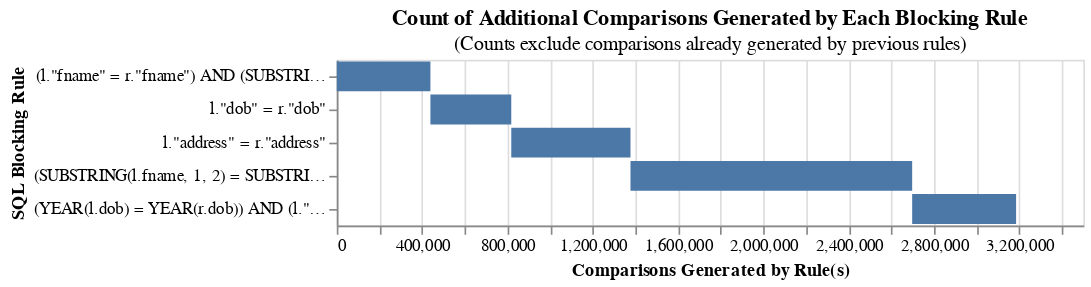

Notebook code cell kept with this figure:
### Markdown cell above
# Basic blocking

### Code cell
brs = [
    block_on("fname", "substring(sname, 1, 2)"),
    block_on("dob"),
    block_on("address", arrays_to_explode=["address"]),
    block_on("substr(fname, 1, 2)", "year(dob)"),
    block_on("year(dob)", "sname"),
]

cumulative_comparisons_to_be_scored_from_blocking_rules_chart(
    table_or_tables=[df_l, df_r],
    blocking_rules=brs,
    link_type='link_only',
    db_api=db_api,
)

### Figure 1 — Vega-Lite specification as saved in the notebook (floating-point values rounded to 4 significant figures)
{"config": {"view": {"continuousWidth": 300, "continuousHeight": 300}}, "data": {"name": "data-fd7567910ab4cf29b751c83694d9626e"}, "mark": "bar", "encoding": {"order": {"field": "cumulative_rows"}, "tooltip": [{"field": "blocking_rule", "title": "SQL Condition", "type": "nominal"}, {"field": "row_count", "format": ",", "title": "Comparisons Generated", "type": "quantitative"}, {"field": "cumulative_rows", "format": ",", "title": "Cumulative Comparisons", "type": "quantitative"}, {"field": "cartesian", "format": ",", "title": "Total comparisons in Cartesian product", "type": "quantitative"}], "x": {"field": "start", "title": "Comparisons Generated by Rule(s)", "type": "quantitative"}, "x2": {"field": "cumulative_rows"}, "y": {"field": "blocking_rule", "sort": ["-x2"], "title": "SQL Blocking Rule"}}, "height": {"step": 20}, "title": {"text": "Count of Additional Comparisons Generated by Each Blocking Rule", "subtitle": "(Counts exclude comparisons already generated by previous rules)"}, "width": 450, "$schema": "https://vega.github.io/schema/vega-lite/v5.9.3.json", "datasets": {"data-fd7567910ab4cf29b751c83694d9626e": [{"blocking_rule": "(l.\"fname\" = r.\"fname\") AND (SUBSTRING(l.sname, 1, 2) = SUBSTRING(r.sname, 1, 2))", "row_count": 439064, "cumulative_rows": 439064, "cartesian": 8593290000, "match_key": "0", "start": 0}, {"blocking_rule": "l.\"dob\" = r.\"dob\"", "row_count": 378994, "cumulative_rows": 818058, "cartesian": 8593290000, "match_key": "1", "start": 439064}, {"blocking_rule": "l.\"address\" = r.\"address\"", "row_count": 558927, "cumulative_rows": 1376985, "cartesian": 8593290000, "match_key": "2", "start": 818058}, {"blocking_rule": "(SUBSTRING(l.fname, 1, 2) = SUBSTRING(r.fname, 1, 2)) AND (YEAR(l.dob) = YEAR(r.dob))", "row_count": 1320580, "cumulative_rows": 2697565, "cartesian": 8593290000, "match_key": "3", "start": 1376985}, {"blocking_rule": "(YEAR(l.dob) = YEAR(r.dob)) AND (l.\"sname\" = r.\"sname\")", "row_count": 487283, "cumulative_rows": 3184848, "cartesian": 8593290000, "match_key": "4", "start": 2697565}]}}
